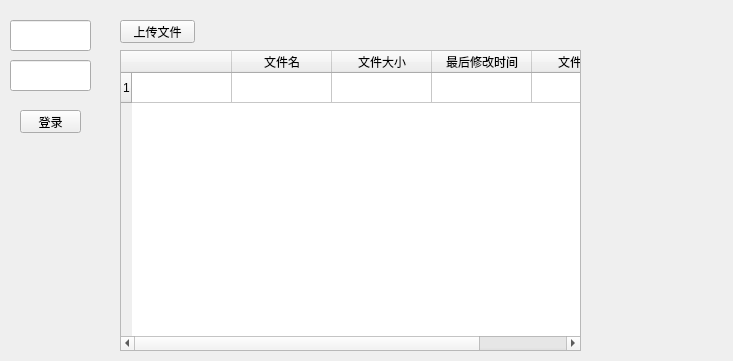
<?xml version="1.0" encoding="UTF-8"?>
<ui version="4.0">
 <class>QtWidgetsClass</class>
 <widget class="QWidget" name="QtWidgetsClass">
  <property name="geometry">
   <rect>
    <x>0</x>
    <y>0</y>
    <width>733</width>
    <height>361</height>
   </rect>
  </property>
  <property name="windowTitle">
   <string>QtWidgetsClass</string>
  </property>
  <widget class="QLineEdit" name="lineEdit_user">
   <property name="geometry">
    <rect>
     <x>10</x>
     <y>20</y>
     <width>81</width>
     <height>31</height>
    </rect>
   </property>
  </widget>
  <widget class="QLineEdit" name="lineEdit_2">
   <property name="geometry">
    <rect>
     <x>10</x>
     <y>60</y>
     <width>81</width>
     <height>31</height>
    </rect>
   </property>
  </widget>
  <widget class="QPushButton" name="pushButton_3">
   <property name="geometry">
    <rect>
     <x>20</x>
     <y>110</y>
     <width>61</width>
     <height>23</height>
    </rect>
   </property>
   <property name="text">
    <string>登录</string>
   </property>
  </widget>
  <widget class="QTableWidget" name="tableWidget">
   <property name="geometry">
    <rect>
     <x>120</x>
     <y>50</y>
     <width>461</width>
     <height>301</height>
    </rect>
   </property>
   <row>
    <property name="text">
     <string>1</string>
    </property>
   </row>
   <column>
    <property name="text">
     <string/>
    </property>
   </column>
   <column>
    <property name="text">
     <string>文件名</string>
    </property>
   </column>
   <column>
    <property name="text">
     <string>文件大小</string>
    </property>
   </column>
   <column>
    <property name="text">
     <string>最后修改时间</string>
    </property>
   </column>
   <column>
    <property name="text">
     <string>文件类型</string>
    </property>
   </column>
   <item row="0" column="2">
    <property name="text">
     <string/>
    </property>
   </item>
   <item row="0" column="3">
    <property name="text">
     <string/>
    </property>
   </item>
   <item row="0" column="4">
    <property name="text">
     <string/>
    </property>
   </item>
  </widget>
  <widget class="QPushButton" name="pushButton">
   <property name="geometry">
    <rect>
     <x>120</x>
     <y>20</y>
     <width>75</width>
     <height>23</height>
    </rect>
   </property>
   <property name="text">
    <string>上传文件</string>
   </property>
  </widget>
 </widget>
 <layoutdefault spacing="6" margin="11"/>
 <resources/>
 <connections/>
</ui>
